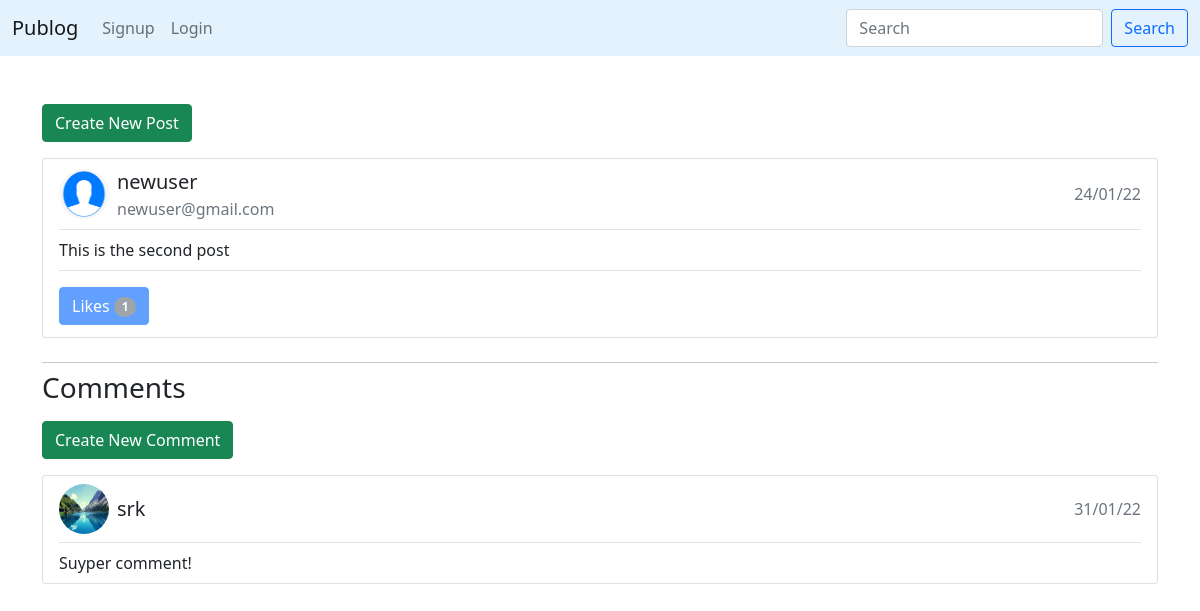
/post/view/2/, run on the app's committed database.
### posts/models.py (models this page shows, shortened)
class Post(models.Model):
  user = models.ForeignKey(User, blank=False, null=False, on_delete=models.DO_NOTHING)
  text = models.TextField(null=False, blank=False)
  likes = models.ManyToManyField(User, related_name="likes")
  timestamp = models.DateTimeField(auto_now_add=True)
  class Meta:
    ordering = ("-timestamp",)

class Comment(models.Model):
  post = models.ForeignKey(Post, blank=False, null=False, on_delete=models.CASCADE)
  user = models.ForeignKey(User, blank=False, null=False, on_delete=models.DO_NOTHING)
  likes = models.ManyToManyField(User, related_name="comment_likes")
  comment = models.TextField(null=False, blank=False)
  timestamp = models.DateTimeField(auto_now_add=True)
  class Meta:
    ordering = ("-timestamp",)

### users/models.py (models this page shows, shortened)
class Profile(models.Model):
  user = models.OneToOneField(User, null=False, on_delete=models.CASCADE)
  bio = models.TextField(default="I too have a Publog account!")
  image = models.ImageField(upload_to="users/", default="default-user-profile.png")
  followers = models.ManyToManyField(User, related_name="followers")
  following = models.ManyToManyField(User, related_name="following")

### posts/views.py (the view)
# urls.py: path("view/<int:id>/", post_detail, name="post_detail"),
def post_detail(request, id):
  post = get_object_or_404(Post, id=id)
  comments = Comment.objects.filter(post=post)
  return render(request, "post-detail.html", { "post": post, "comments": comments })

### posts/templates/post-detail.html (shortened to what this page needs)
{% include 'posts.html' with posts=post single_post=True %}
<div class="container mt-4 mb-2">
  <hr class="mb-0" />
  <h2 class="fw-normal fs-3 mt-2 mb-3">Comments</h2>
  <a
    data-create-comment
    href="{% url 'add_comment' post.id %}?next="
    class="btn btn-success"
    >Create New Comment</a
  >
  {% for comment in comments %}
  <div class="mt-3 card px-3 py-2">
    <div
      class="d-flex align-items-center justify-content-start border-bottom pb-2 flex-wrap"
    >
      <img
        src="{{ comment.user.profile.image.url }}"
        alt="{{ comment.user.username }}"
        class="rounded-circle me-2"
        width="50"
        height="50"
      />
      <div class="text-break flex-fill">
        <p class="fs-5 m-0">{{ comment.user.username }}</p>
      </div>
      <div class="text-secondary">{{ comment.timestamp|date:"d/m/y" }}</div>
    </div>
    {% if user.id == comment.user.id %}
    <p class="mt-2 pb-2 border-bottom">{{ comment.comment }}</p>
    <div class="btn-group mb-1" style="width: fit-content">
      {% if not user.is_authenticated %}
      <button class="btn btn-primary" disabled>
        Likes
        <span data-like-count class="badge bg-secondary rounded-pill"
          >{{ comment.likes.count }}</span
        >
      </button>
      {% else %}
      <a
        data-like-comment
        href="{% url 'like_comment' comment.id %}"
        class="btn btn-primary"
      >
        <div class="d-inline" id="comment-like-action-for-{{ post.id }}">
          {% if user in comment.likes.all %} Unlike {% else %} Like {% endif %}
        </div>
        <span
          id="comment-like-count-for-{{ comment.id }}"
          class="badge bg-secondary rounded-pill"
          >{{ comment.likes.count }}</span
        >
      </a>
      {% endif %}
      <a
        data-edit-comment
        href="{% url 'edit_comment' comment.id %}?next="
        class="btn btn-outline-secondary"
        >Edit</a
      >
      <a
        data-delete-comment
        href="{% url 'delete_comment' comment.id %}?next="
        class="btn btn-outline-danger"
        >Delete</a
      >
    </div>
    {% else %}
    <p class="mt-2 mb-0">{{ comment.comment }}</p>
    {% endif %}
  </div>
  {% endfor %}
</div>

### posts/templates/posts.html (shortened to what this page needs)
{% include "base.html" %} {% block content %}
<div class="container mt-5 mb-2">
  <a data-create-post href="{% url 'add_post' %}?next=" class="btn btn-success"
    >Create New Post</a
  >
  {% if single_post %}
  <div class="mt-3 card px-3 py-2">
    <div
      data-redirect="{% url 'profile' post.user.id %}"
      style="cursor: pointer"
      class="d-flex align-items-center justify-content-start border-bottom pb-2 flex-wrap"
    >
      <img
        src="{{ post.user.profile.image.url }}"
        alt="{{ post.user.username }}"
        class="rounded-circle me-2"
        width="50"
        height="50"
      />
      <div class="text-break flex-fill">
        <p class="fs-5 m-0">{{ post.user.username }}</p>
        <p class="fs-6 m-0 text-secondary">{{ post.user.email }}</p>
      </div>
      <div class="text-secondary">{{ post.timestamp|date:"d/m/y" }}</div>
    </div>
    <p class="mt-2 pb-2 border-bottom">{{ post.text }}</p>
    <div class="btn-group mb-1" style="width: fit-content">
      {% if not user.is_authenticated %}
      <button class="btn btn-primary" disabled>
        Likes
        <span data-like-count class="badge bg-secondary rounded-pill"
          >{{ post.likes.count }}</span
        >
      </button>
      {% endif %}
    </div>
  </div>
  {% endif %}
</div>
{% endblock %}

### data on the page
Post: user.profile.image (placeholder picture), user.username "newuser", user.email "newuser@gmail.com", timestamp "24/01/22", text "This is the second post", likes.count "1"
Comment: user.profile.image (picture), user.username "srk", timestamp "31/01/22", comment "Suyper comment!"
